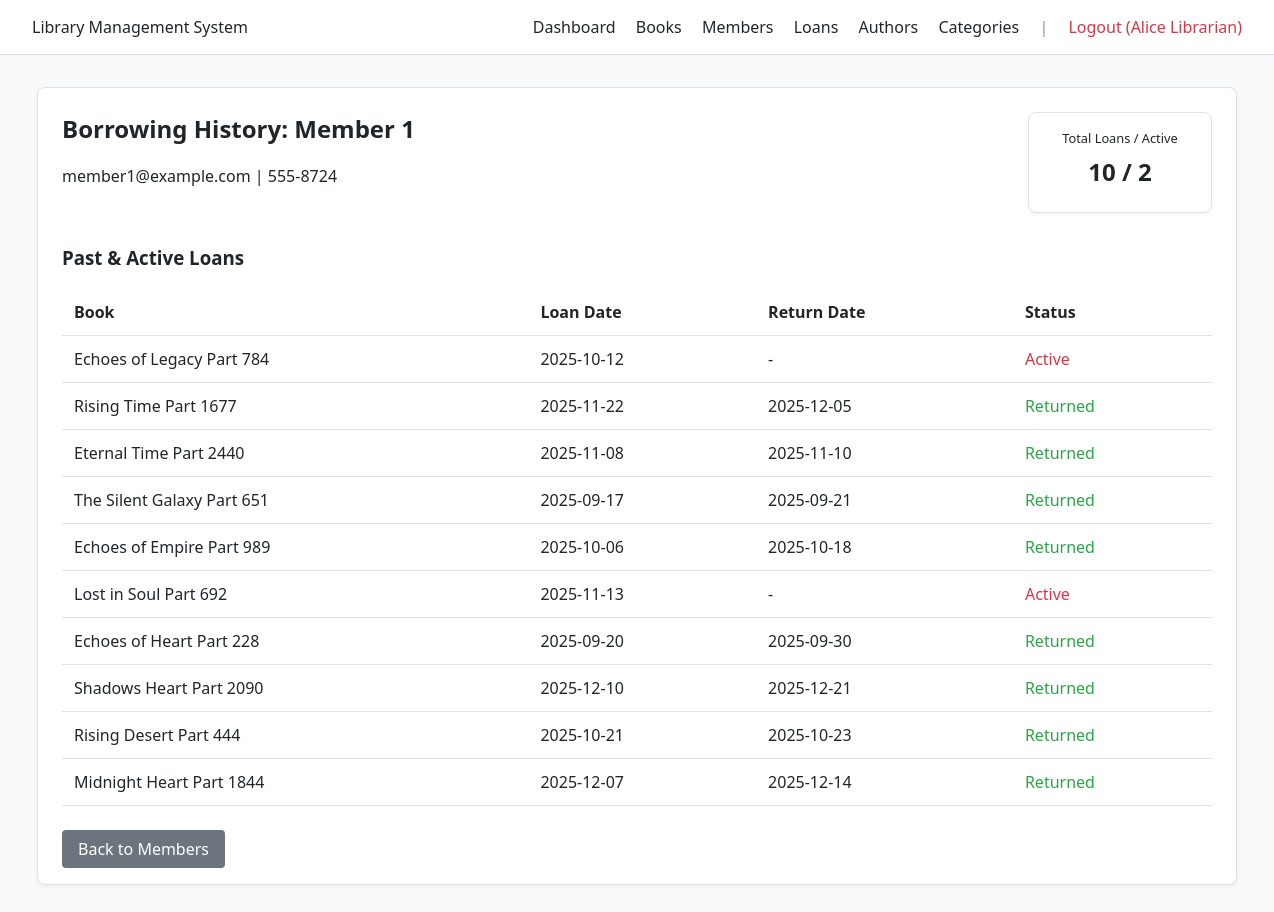
Screenshot of /members/f6f9a9de/history (signed in) with the database file from the repository.
### py/models.py (models this page shows)
class Member(db.Model):
    __tablename__ = 'members'
    member_id = db.Column(db.String(8), primary_key=True, default=generate_id)
    member_name = db.Column(db.String(100), nullable=False)
    email = db.Column(db.String(100))
    phone = db.Column(db.String(20))
    loans = db.relationship('Loan', backref='member', lazy=True)

class Loan(db.Model):
    __tablename__ = 'loans'
    loan_id = db.Column(db.String(8), primary_key=True, default=generate_id)
    loan_date = db.Column(db.Date, default=lambda: datetime.now(UTC).date())
    due_date = db.Column(db.Date, nullable=False)
    return_date = db.Column(db.Date)
    staff_id = db.Column(db.String(8), db.ForeignKey('staff.staff_id'))
    book_id = db.Column(db.String(8), db.ForeignKey('books.book_id'))
    member_id = db.Column(db.String(8), db.ForeignKey('members.member_id'))

class Book(db.Model):
    __tablename__ = 'books'
    book_id = db.Column(db.String(8), primary_key=True, default=generate_id)
    title = db.Column(db.String(255), nullable=False)
    category_id = db.Column(db.String(8), db.ForeignKey('categories.category_id'))
    author_id = db.Column(db.String(8), db.ForeignKey('authors.author_id'))
    published_year = db.Column(db.Integer)
    isbn = db.Column(db.String(20))
    total_stock = db.Column(db.Integer, default=0)
    total_available = db.Column(db.Integer, default=0)
    total_loaned = db.Column(db.Integer, default=0)
    loans = db.relationship('Loan', backref='book', lazy=True)

### py/routes.py (the view)
@main.route('/members/<id>/history')
@login_required
def member_history(id):
    member = Member.query.get_or_404(id)
    loan_count = Loan.query.filter_by(member_id=id).count()
    active_loans = Loan.query.filter_by(member_id=id, return_date=None).count()
    return render_template('member_history.html', member=member, loan_count=loan_count, active_loans=active_loans)

### py/routes.py (called while the page is built)
def login_required(f):
    @wraps(f)
    def decorated_function(*args, **kwargs):
        if 'staff_id' not in session:
            flash("Please log in first.")
            return redirect(url_for('main.login'))
        return f(*args, **kwargs)
    return decorated_function

### templates/member_history.html (shortened to what this page needs)
{% extends "base.html" %}
{% block content %}
<div class="card">
    <div style="display: flex; justify-content: space-between; align-items: flex-start; margin-bottom: 2rem;">
        <div>
            <h2>Borrowing History: {{ member.member_name }}</h2>
            <p>{{ member.email }} | {{ member.phone }}</p>
        </div>
        <div class="card" style="padding: 1rem; text-align: center; min-width: 150px;">
            <p style="font-size: 0.8rem; margin: 0;">Total Loans / Active</p>
            <p style="font-size: 1.5rem; font-weight: bold; margin: 0.5rem 0;">{{ loan_count }} / {{ active_loans }}</p>
        </div>
    </div>
    <h3>Past & Active Loans</h3>
    <table>
        <thead>
            <tr>
                <th>Book</th>
                <th>Loan Date</th>
                <th>Return Date</th>
                <th>Status</th>
            </tr>
        </thead>
        <tbody>
            {% for loan in member.loans %}
            <tr>
                <td>{{ loan.book.title }}</td>
                <td>{{ loan.loan_date }}</td>
                <td>{{ loan.return_date or "-" }}</td>
                <td>
                    {% if loan.return_date %}
                    <span style="color: #28a745;">Returned</span>
                    {% else %}
                    <span style="color: #dc3545;">Active</span>
                    {% endif %}
                </td>
            </tr>
            {% endfor %}
        </tbody>
    </table>
    <div style="margin-top: 2rem;">
        <a href="/members" class="btn btn-secondary" style="background: #6c757d; text-decoration: none;">Back to
            Members</a>
    </div>
</div>
{% endblock %}

### Commons/base.html (shortened to what this page needs)
<!DOCTYPE html>
<html lang="en">
<head>
    <link rel="stylesheet" href="{{ url_for('static', filename='base.css') }}">
</head>
<body>
    <header>
        <div class="logo">Library Management System</div>
        <nav>
            {% if session.get('staff_id') %}
            <a href="/">Dashboard</a>
            <a href="/books">Books</a>
            <a href="/members">Members</a>
            <a href="/loans">Loans</a>
            <a href="/authors">Authors</a>
            <a href="/categories">Categories</a>
            <span style="margin-left: 1rem; opacity: 0.5;">|</span>
            <a href="/logout" style="color: #dc3545;">Logout ({{ session.get('staff_name') }})</a>
            {% else %}
            <a href="/login">Login</a>
            {% endif %}
        </nav>
    </header>
    <main>
        {% block content %}{% endblock %}
    </main>
</body>
</html>

### Commons/base.css (style rules this page uses)
:root { --bg: #f8f9fa; --fg: #212529; --accent: #007bff; --card: #ffffff; --border: #dee2e6; --alert-bg: #e2e3e5; --alert-fg: #383d41; }
body { font-family: system-ui, -apple-system, sans-serif; background: var(--bg); color: var(--fg); margin: 0; display: flex; flex-direction: column; min-height: 100vh; }
header { padding: 1rem 2rem; background: var(--card); border-bottom: 1px solid var(--border); display: flex; justify-content: space-between; align-items: center; }
nav a { margin-left: 1rem; text-decoration: none; color: var(--fg); font-weight: 500; }
main { flex: 1; padding: 2rem; max-width: 1200px; margin: 0 auto; width: 100%; }
.card { background: var(--card); padding: 1.5rem; border-radius: 8px; border: 1px solid var(--border); box-shadow: 0 2px 4px rgba(0, 0, 0, 0.05); }
h1, h2 { margin-top: 0; }
table { width: 100%; border-collapse: collapse; margin-top: 1rem; }
th, td { padding: 0.75rem; text-align: left; border-bottom: 1px solid var(--border); }
button, .btn { background: var(--accent); color: white; border: none; padding: 0.5rem 1rem; border-radius: 4px; cursor: pointer; font: inherit; }

### rows the page displays
Member: member_name "Member 1", email "member1@example.com", phone "555-8724"
Loan: book "Echoes of Legacy Part 784", loan_date "2025-10-12", return_date "-", shows "Active"
Loan: book "Rising Time Part 1677", loan_date "2025-11-22", return_date "2025-12-05", shows "Returned"
Loan: book "Eternal Time Part 2440", loan_date "2025-11-08", return_date "2025-11-10", shows "Returned"
Loan: book "The Silent Galaxy Part 651", loan_date "2025-09-17", return_date "2025-09-21", shows "Returned"
Loan: book "Echoes of Empire Part 989", loan_date "2025-10-06", return_date "2025-10-18", shows "Returned"
Loan: book "Lost in Soul Part 692", loan_date "2025-11-13", return_date "-", shows "Active"
Loan: book "Echoes of Heart Part 228", loan_date "2025-09-20", return_date "2025-09-30", shows "Returned"
Loan: book "Shadows Heart Part 2090", loan_date "2025-12-10", return_date "2025-12-21", shows "Returned"
Loan: book "Rising Desert Part 444", loan_date "2025-10-21", return_date "2025-10-23", shows "Returned"
Loan: book "Midnight Heart Part 1844", loan_date "2025-12-07", return_date "2025-12-14", shows "Returned"

### other values shown
{{ session.get('staff_name') }} "Alice Librarian"
{{ loan_count }} "10"
{{ active_loans }} "2"
